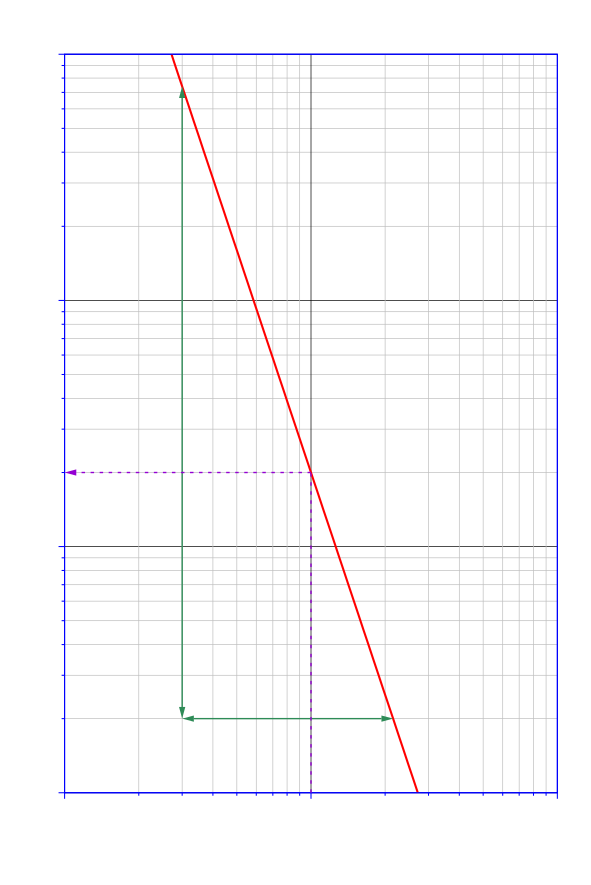

Source code (gnuplot):
#!/gnuplot
#
#    
#    	G N U P L O T
#    	Version 5.0 patchlevel 1    last modified 2015-06-07 
#    
#    	Copyright (C) 1986-1993, 1998, 2004, 2007-2015
#    	Thomas Williams, Colin Kelley and many others
#    
#    	gnuplot home:     http://www.gnuplot.info
#    	faq, bugs, etc:   type "help FAQ"
#    	immediate help:   type "help"  (plot window: hit 'h')
# set terminal windows 0 color solid butt enhanced
# set output
unset clip points
set clip one
unset clip two
set bar 1.000000 front
set border front linecolor rgb "blue" linewidth 3.000 dashtype solid
set zdata 
set ydata 
set xdata 
set y2data 
set x2data 
set boxwidth
set style fill  empty border
set style rectangle back fc  bgnd fillstyle   solid 1.00 border lt -1
set style circle radius graph 0.02, first 0.00000, 0.00000 
set style ellipse size graph 0.05, 0.03, first 0.00000 angle 0 units xy
set dummy x, y
set format x "% h" 
set format y "% h" 
set format x2 "% h" 
set format y2 "% h" 
set format z "% h" 
set format cb "% h" 
set format r "% h" 
set timefmt "%d/%m/%y,%H:%M"
set angles radians
set grid back nopolar xtics mxtics ytics mytics noztics nomztics nox2tics nomx2tics noy2tics nomy2tics nocbtics nomcbtics
set grid linetype 1 linecolor rgb "black" linewidth 2.000, linetype 1 linecolor rgb "gray" linewidth 2.0
set raxis
set style parallel front  lt black linewidth 2.000 dashtype solid
set key title "" center
set key inside right top vertical Right noreverse enhanced autotitle nobox
set key noinvert samplen 4 spacing 1 width 0 height 0 
set key maxcolumns 0 maxrows 0
set key noopaque
unset key
unset label
unset arrow
set style increment default
unset style line
unset style arrow
set style histogram clustered gap 2 title textcolor lt -1
unset object
set style textbox transparent margins  1.0,  1.0 border
unset logscale
set logscale x 10
set logscale y 10
set logscale x2 10
set logscale y2 10
set logscale z 10
set logscale cb 10
set offsets 0, 0, 0, 0
set pointsize 1
set pointintervalbox 1
set encoding default
unset polar
unset parametric
set decimalsign ','
set view 60, 30, 1, 1
set samples 100, 100
set isosamples 10, 10
set surface 
unset contour
set cntrlabel  format '%8.3g' font '' start 5 interval 20
set mapping cartesian
set datafile separator whitespace
unset hidden3d
set cntrparam order 4
set cntrparam linear
set cntrparam levels auto 5
set cntrparam points 5
set size ratio 1.5
set origin 0,0
set style data points
set style function lines
unset xzeroaxis
unset yzeroaxis
unset zzeroaxis
unset x2zeroaxis
unset y2zeroaxis
set xyplane relative 0.5
set tics scale  1, 0.5, 1, 1, 1
set mxtics default
set mytics default
set mztics default
set mx2tics default
set my2tics default
set mcbtics default
set mrtics default
set xtics border out scale 1,0.5 nomirror norotate  autojustify
set xtics  norangelimit autofreq  textcolor rgb "black" 
set ytics border out scale 1,0.5 nomirror norotate  autojustify
set ytics  norangelimit autofreq  textcolor rgb "black" 
set ztics border in scale 1,0.5 nomirror norotate  autojustify
set ztics  norangelimit autofreq 
unset x2tics
unset y2tics
set cbtics border in scale 1,0.5 nomirror norotate  autojustify
set cbtics  norangelimit autofreq 
set rtics axis in scale 1,0.5 nomirror norotate  autojustify
set rtics  norangelimit autofreq 
unset paxis 1 tics
unset paxis 2 tics
unset paxis 3 tics
unset paxis 4 tics
unset paxis 5 tics
unset paxis 6 tics
unset paxis 7 tics
set title "" 
set title  font "" norotate
set timestamp bottom 
set timestamp "" 
set timestamp  font "" norotate
set rrange [ * : * ] noreverse nowriteback
set trange [ * : * ] noreverse nowriteback
set urange [ * : * ] noreverse nowriteback
set vrange [ * : * ] noreverse nowriteback
set xlabel '$x$' 
set xlabel  font "" textcolor lt -1 norotate
set x2label "" 
set x2label  font "" textcolor lt -1 norotate
set xrange [ 10.0000 : 1000.000 ] noreverse nowriteback
set x2range [ 10.00000 : 1000.000 ] noreverse nowriteback
set ylabel '$y$' offset 3.0
set ylabel  font "" textcolor lt -1 norotate
set y2label "" 
set y2label  font "" textcolor lt -1 rotate by -270
set yrange [ 0.100000 : 100.000 ] noreverse nowriteback
set y2range [ 0.0999999 : 99.9999 ] noreverse nowriteback
set zlabel "" 
set zlabel  font "" textcolor lt -1 norotate
set zrange [ * : * ] noreverse nowriteback
set cblabel "" 
set cblabel  font "" textcolor lt -1 rotate by -270
set cbrange [ * : * ] noreverse nowriteback
set paxis 1 range [ * : * ] noreverse nowriteback
set paxis 2 range [ * : * ] noreverse nowriteback
set paxis 3 range [ * : * ] noreverse nowriteback
set paxis 4 range [ * : * ] noreverse nowriteback
set paxis 5 range [ * : * ] noreverse nowriteback
set paxis 6 range [ * : * ] noreverse nowriteback
set paxis 7 range [ * : * ] noreverse nowriteback
set zero 1e-008
set lmargin  -1
set bmargin  -1
set rmargin  -1
set tmargin  -1
set locale "Catalan_Spain.1252"
set pm3d explicit at s
set pm3d scansautomatic
set pm3d interpolate 1,1 flush begin noftriangles noborder corners2color mean
set palette positive nops_allcF maxcolors 0 gamma 1.5 color model RGB 
set palette rgbformulae 7, 5, 15
set colorbox default
set colorbox vertical origin screen 0.9, 0.2, 0 size screen 0.05, 0.6, 0 front bdefault
set style boxplot candles range  1.50 outliers pt 7 separation 1 labels auto unsorted
set loadpath 
set fontpath 
set psdir
set fit brief errorvariables nocovariancevariables errorscaling prescale nowrap v5
GNUTERM = "windows"
ARGC = 0
ARG0 = ""
set terminal cairolatex pdf size 15cm,22.5cm
set output "Cap-CalcBas-RectaLogLog.tex"
#set terminal pdfcairo size 10cm,15cm
#set output "Cap-CalcBas-RectaLogLog.pdf"
set arrow from 30.0, 74.0740740741 to 30.0, 0.2 linecolor rgb "sea-green" linewidth 4.0 heads noborder front
set label '$\Delta{}y =\SI{171,6}{mm}$' at 27.0, 4.5 center rotate by -270 front
set arrow from 30.0, 0.2 to 215.443469003, 0.2 linecolor rgb "sea-green" linewidth 4.0 heads noborder front
set label '$\Delta{}x =\SI{57,2}{mm}$' at 83.5, 0.215 center norotate front
set arrow from 100.0, 0.1 to 100.0, 2.0 dt 2 linecolor rgb "dark-violet" linewidth 4.0 nohead noborder front
set arrow from 100.0, 2.0 to 10.0, 2.0 dt 2 linecolor rgb "dark-violet" linewidth 4.0 head noborder front
set label '2' at 10, 2.0 right norotate offset -1.8
plot  2e6/(x**3) linecolor rgb "red" linewidth 6.0 
#    EOF
